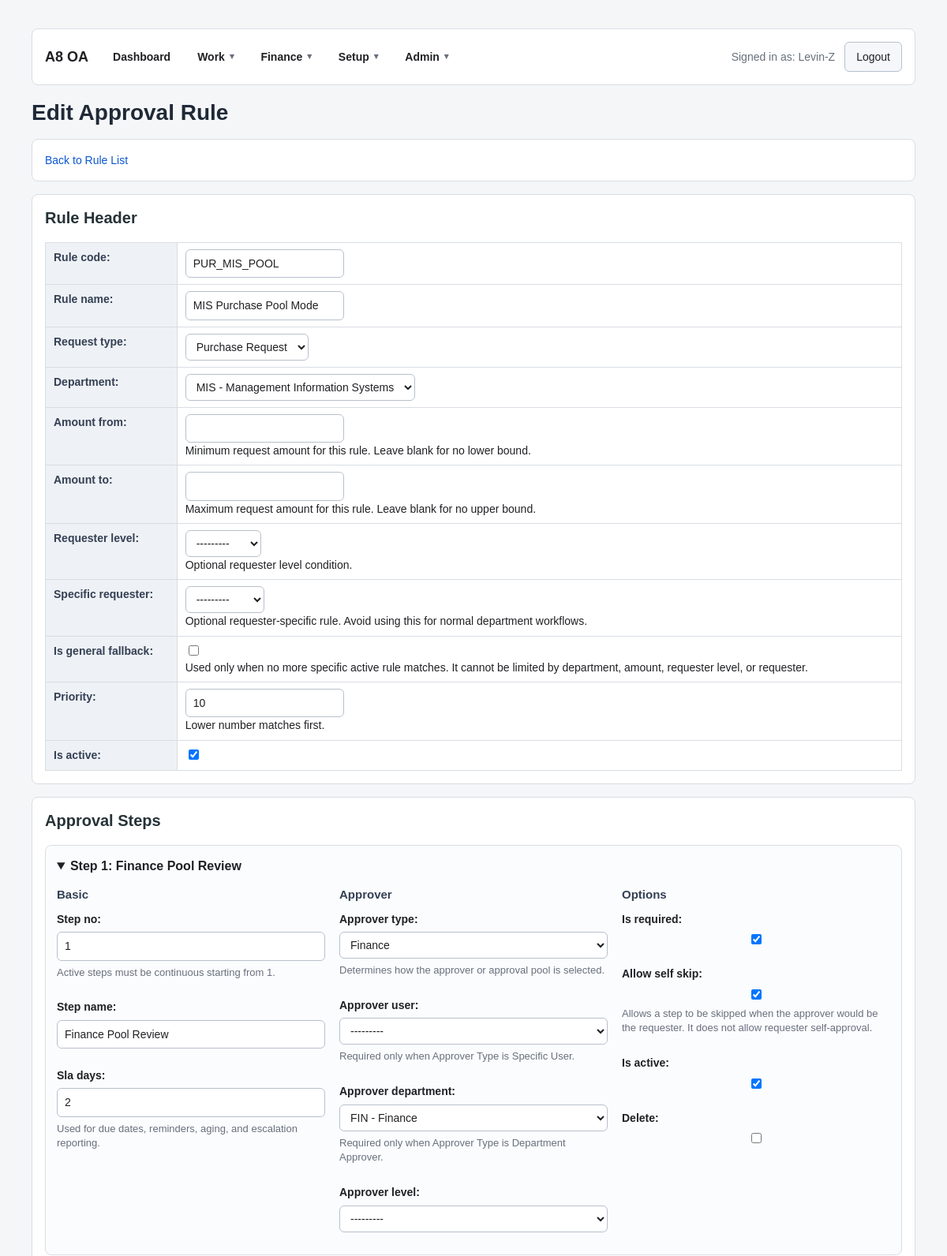
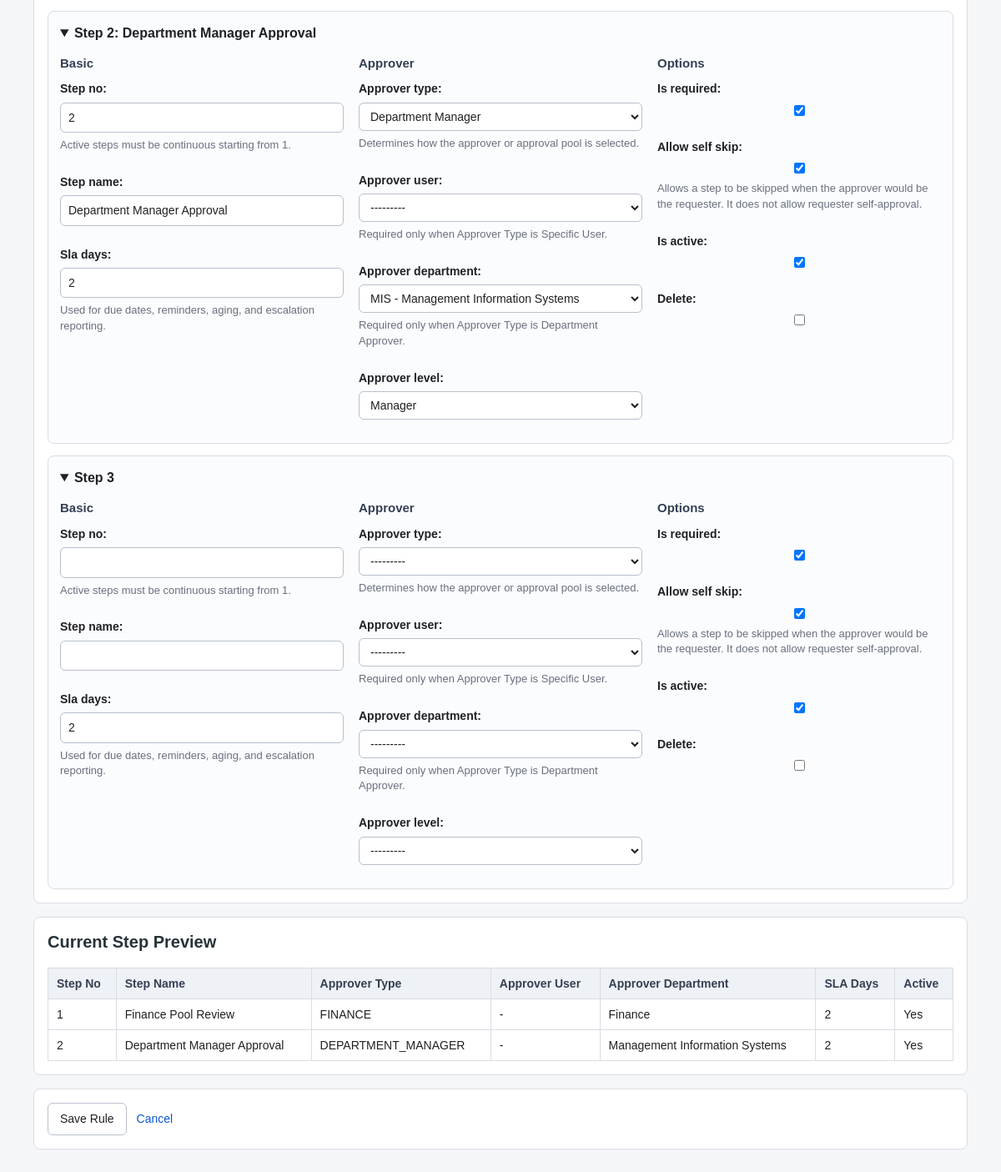
The app's page /approvals/rules/2/edit/ (signed in) with its own data (2 pictures, top to bottom).
### accounts/models.py (models this page shows)
class User(AbstractUser):
    employee_id = models.CharField(max_length=30, blank=True, default="")
    display_name = models.CharField(max_length=150, blank=True, default="")
    job_title = models.CharField(max_length=100, blank=True, default="")
    phone = models.CharField(max_length=30, blank=True, default="")
    approval_level = models.CharField(
        max_length=20,
        choices=ApprovalLevel,
        default=ApprovalLevel.STAFF,
    )
    primary_department = models.ForeignKey(
        "Department",
        null=True,
        blank=True,
        on_delete=models.SET_NULL,
        related_name="primary_users",
    )
    can_approve_all_departments = models.BooleanField(default=False)
    class Meta:
        db_table = "PS_A8_USER"
        verbose_name = "User"
        verbose_name_plural = "Users"
    def __str__(self):
        return self.display_name or self.username

### approvals/models.py (models this page shows, shortened)
class ApprovalRule(models.Model):
    rule_code = models.CharField(max_length=30, unique=True)
    rule_name = models.CharField(max_length=100)
    request_type = models.CharField(max_length=20, choices=RequestType)
    department = models.ForeignKey(
        "accounts.Department",
        null=True,
        blank=True,
        on_delete=models.CASCADE,
        related_name="approval_rules",
    )
    amount_from = models.DecimalField(max_digits=12, decimal_places=2, null=True, blank=True)
    amount_to = models.DecimalField(max_digits=12, decimal_places=2, null=True, blank=True)
    requester_level = models.CharField(
        max_length=20,
        choices=ApprovalLevel,
        blank=True,
        default="",
    )
    specific_requester = models.ForeignKey(
        settings.AUTH_USER_MODEL,
        null=True,
        blank=True,
        on_delete=models.SET_NULL,
        related_name="specific_approval_rules",
    )
    is_general_fallback = models.BooleanField(default=False)
    priority = models.PositiveIntegerField(default=100)
    is_active = models.BooleanField(default=True)
    class Meta:
        db_table = "PS_A8_AP_RULE"
        verbose_name = "Approval Rule"
        verbose_name_plural = "Approval Rules"
        ordering = ["priority", "rule_code"]
        constraints = [
            models.UniqueConstraint(
                fields=["request_type"],
                condition=models.Q(is_active=True, is_general_fallback=True),
                name="uq_active_general_fallback_per_request_type",
            ),
        ]

class ApprovalRuleStep(models.Model):
    rule = models.ForeignKey(
        ApprovalRule,
        on_delete=models.CASCADE,
        related_name="steps",
    )
    step_no = models.PositiveIntegerField()
    step_name = models.CharField(max_length=100)
    approver_type = models.CharField(max_length=30, choices=ApproverType)
    approver_user = models.ForeignKey(
        settings.AUTH_USER_MODEL,
        null=True,
        blank=True,
        on_delete=models.SET_NULL,
        related_name="approval_rule_steps_as_user",
    )
    approver_department = models.ForeignKey(
        "accounts.Department",
        null=True,
        blank=True,
        on_delete=models.SET_NULL,
        related_name="approval_rule_steps_as_department",
    )
    approver_level = models.CharField(
        max_length=20,
        choices=ApprovalLevel,
        blank=True,
        default="",
    )
    is_required = models.BooleanField(default=True)
    allow_self_skip = models.BooleanField(default=True)
    is_active = models.BooleanField(default=True)
    sla_days = models.PositiveIntegerField(default=2)
    class Meta:
        db_table = "PS_A8_AP_STEP"
        verbose_name = "Approval Rule Step"
        verbose_name_plural = "Approval Rule Steps"
        ordering = ["rule", "step_no"]
        unique_together = ("rule", "step_no")

### approvals/views.py (the view)
# urls.py: path("rules/<int:pk>/edit/", views.rule_edit, name="rule_edit"),
@login_required
def rule_edit(request, pk):
    _enforce_rule_admin_permission(request.user)
    rule = get_object_or_404(
        ApprovalRule.objects.select_related("department", "specific_requester"),
        pk=pk,
    )
    if request.method == "POST":
        form = ApprovalRuleForm(request.POST, instance=rule)
        formset = ApprovalRuleStepFormSet(request.POST, instance=rule, prefix="steps")
        if form.is_valid() and formset.is_valid():
            with transaction.atomic():
                rule = form.save()
                formset.save()
            messages.success(request, f"Approval rule '{rule.rule_code}' updated successfully.")
            return redirect("approvals:rule_edit", pk=rule.pk)
    else:
        form = ApprovalRuleForm(instance=rule)
        formset = ApprovalRuleStepFormSet(instance=rule, prefix="steps")
    step_preview_rows = list(
        rule.steps.order_by("step_no").values(
            "step_no",
            "step_name",
            "approver_type",
            "approver_user__username",
            "approver_department__dept_name",
            "sla_days",
            "is_active",
        )
    )
    context = {
        "page_mode": "edit",
        "form": form,
        "formset": formset,
        "rule": rule,
        "step_preview_rows": step_preview_rows,
    }
    return render(request, "approvals/rule_edit.html", context)

### approvals/forms.py (shortened to what this page needs)
class ApprovalRuleForm(forms.ModelForm):
    class Meta:
        model = ApprovalRule
        fields = [
            "rule_code",
            "rule_name",
            "request_type",
            "department",
            "amount_from",
            "amount_to",
            "requester_level",
            "specific_requester",
            "is_general_fallback",
            "priority",
            "is_active",
        ]
        help_texts = {
            "priority": "Lower number matches first.",
            "is_general_fallback": "Used only when no more specific active rule matches. It cannot be limited by department, amount, requester level, or requester.",
            "amount_from": "Minimum request amount for this rule. Leave blank for no lower bound.",
            "amount_to": "Maximum request amount for this rule. Leave blank for no upper bound.",
            "requester_level": "Optional requester level condition.",
            "specific_requester": "Optional requester-specific rule. Avoid using this for normal department workflows.",
        }

### accounts/models.py (called while the page is built)
    def __str__(self):
        return f"{self.dept_code} - {self.dept_name}"

### approvals/views.py (called while the page is built)
def _enforce_rule_admin_permission(user):
    if not user.is_authenticated:
        raise PermissionDenied
    if not user.is_staff:
        raise PermissionDenied

### common/context_processors.py (called while the page is built)
def top_navigation(request):
    can_create_project = False
    if request.user.is_authenticated:
        can_create_project = user_can_create_project(request.user)
    return {
        "top_navigation": build_navigation_for_user(request.user, request),
        "can_create_project": can_create_project,
        "can_view_system_setup": can_view_system_setup(request.user),
    }

### common/navigation.py (called while the page is built)
def _can_work(user):
    return user.is_authenticated

def _can_accounting(user):
    return can_perform_accounting_work(user)

def _can_setup(user):
    return can_manage_finance_setup(user)

def _can_admin(user):
    return can_use_django_admin(user)

def _can_system_setup(user):
    return can_view_system_setup(user)

def _can_create_project(user):
    return user.is_authenticated and user_can_create_project(user)

def _item(label, route_name, *, permission=None, active_names=None):
    active_names = active_names or [route_name]
    return {
        "label": label,
        "url": reverse(route_name),
        "permission": permission or _can_work,
        "active_names": active_names,
        "active": False,
    }

### approvals/templates/approvals/rule_edit.html (shortened to what this page needs)
{% extends "purchase/base.html" %}
{% block page_title %}
    {% if page_mode == "create" %}Create Approval Rule{% else %}Edit Approval Rule{% endif %}
{% endblock %}
{% block content %}
<div class="card">
    <div class="action-row">
        <a href="{% url 'approvals:rule_list' %}">Back to Rule List</a>
    </div>
</div>
<form method="post">
    <div class="card">
        <h2>Rule Header</h2>
        <table>
            {{ form.as_table }}
        </table>
    </div>
    <div class="card">
        <h2>Approval Steps</h2>
        <div class="approval-step-editor">
            {% for step_form in formset %}
            <details class="approval-step-card" open>
                <summary>Step {{ forloop.counter }}{% if step_form.step_name.value %}: {{ step_form.step_name.value }}{% endif %}</summary>
                <div class="form-grid">
                    <div class="form-section">
                        <h3>Basic</h3>
                        {% include "includes/form_field.html" with field=step_form.step_no %}
                        {% include "includes/form_field.html" with field=step_form.step_name %}
                        {% include "includes/form_field.html" with field=step_form.sla_days %}
                    </div>
                    <div class="form-section">
                        <h3>Approver</h3>
                        {% include "includes/form_field.html" with field=step_form.approver_type %}
                        {% include "includes/form_field.html" with field=step_form.approver_user %}
                        {% include "includes/form_field.html" with field=step_form.approver_department %}
                        {% include "includes/form_field.html" with field=step_form.approver_level %}
                    </div>
                    <div class="form-section">
                        <h3>Options</h3>
                        {% include "includes/form_field.html" with field=step_form.is_required %}
                        {% include "includes/form_field.html" with field=step_form.allow_self_skip %}
                        {% include "includes/form_field.html" with field=step_form.is_active %}
                        {% if step_form.DELETE %}
                        {% include "includes/form_field.html" with field=step_form.DELETE %}
                        {% endif %}
                    </div>
                </div>
            </details>
            {% endfor %}
        </div>
    </div>
    {% if rule and step_preview_rows %}
    <div class="card">
        <h2>Current Step Preview</h2>
        <table>
            <thead>
                <tr>
                    <th>Step No</th>
                    <th>Step Name</th>
                    <th>Approver Type</th>
                    <th>Approver User</th>
                    <th>Approver Department</th>
                    <th>SLA Days</th>
                    <th>Active</th>
                </tr>
            </thead>
            <tbody>
                {% for row in step_preview_rows %}
                <tr>
                    <td>{{ row.step_no }}</td>
                    <td>{{ row.step_name }}</td>
                    <td>{{ row.approver_type }}</td>
                    <td>{{ row.approver_user__username|default:"-" }}</td>
                    <td>{{ row.approver_department__dept_name|default:"-" }}</td>
                    <td>{{ row.sla_days }}</td>
                    <td>{% if row.is_active %}Yes{% else %}No{% endif %}</td>
                </tr>
                {% empty %}
                <tr>
                    <td colspan="7">No steps configured.</td>
                </tr>
                {% endfor %}
            </tbody>
        </table>
    </div>
    {% endif %}
    <div class="card">
        <div class="action-row">
            <button type="submit">Save Rule</button>
            <a href="{% url 'approvals:rule_list' %}">Cancel</a>
        </div>
    </div>
</form>
{% endblock %}

### templates/includes/top_nav.html (shortened to what this page needs)
<header class="top-nav card">
    {% if request.user.is_authenticated %}
    <div class="nav-brand">
        <a href="{% url 'dashboard:home' %}">A8 OA</a>
    </div>
    <nav class="nav-groups" aria-label="Primary navigation">
        {% if top_navigation.dashboard %}
        <a
            class="nav-direct-link{% if top_navigation.dashboard.active %} is-active{% endif %}"
            href="{{ top_navigation.dashboard.url }}"
        >
            {{ top_navigation.dashboard.label }}
        </a>
        {% endif %}
        {% for group in top_navigation.groups %}
            {% include "includes/dropdown_nav.html" with group=group %}
        {% endfor %}
    </nav>
    <div class="nav-user">
        <span class="muted">Signed in as: {{ request.user }}</span>
        <form method="post" action="{% url 'logout' %}" class="inline-form">
            <button type="submit" class="btn btn-secondary">Logout</button>
        </form>
    </div>
    {% else %}
    <div class="nav-brand">
        <a href="{% url 'login' %}">A8 OA</a>
    </div>
    <a href="{% url 'login' %}" class="btn btn-primary">Login</a>
    {% endif %}
</header>

### static/css/app.css (style rules this page uses)
* { box-sizing: border-box; }
html { min-height: 100%; }
body { min-height: 100%; margin: 0; background: #f5f6f8; color: #202124; font-family: Arial, sans-serif; font-size: 14px; line-height: 1.45; }
a { color: #0b57d0; text-decoration: none; }
.muted { color: #68707d; }
.top-nav { display: grid; grid-template-columns: auto minmax(0, 1fr) auto; gap: 18px; align-items: center; margin-bottom: 16px; overflow: visible; }
.nav-brand { font-size: 18px; font-weight: 700; white-space: nowrap; }
.nav-brand a { color: #202124; }
.nav-groups { display: flex; gap: 8px; flex-wrap: wrap; min-width: 0; }
.nav-direct-link, .nav-menu-trigger { display: inline-flex; min-height: 34px; align-items: center; padding: 8px 12px; border: 1px solid transparent; border-radius: 6px; background: transparent; color: #202124; font-weight: 700; white-space: nowrap; }
.nav-user { display: flex; gap: 12px; align-items: center; justify-content: flex-end; flex-wrap: wrap; }
.card { margin: 16px; padding: 16px; background: #ffffff; border: 1px solid #d9dde3; border-radius: 8px; }
.card h2 { margin-top: 0; margin-bottom: 18px; color: #263238; font-size: 20px; line-height: 1.3; }
.action-row { display: flex; gap: 12px; flex-wrap: wrap; align-items: center; }
.inline-form { display: inline; margin: 0; }
button, .btn { display: inline-flex; align-items: center; justify-content: center; min-height: 34px; padding: 8px 14px; border: 1px solid #b8c0cc; border-radius: 6px; background: #ffffff; color: #202124; font: inherit; cursor: pointer; }
.btn-secondary { background: #f5f7fb; }
input, select, textarea { max-width: 100%; border: 1px solid #b8c0cc; border-radius: 6px; padding: 7px 9px; background: #ffffff; color: #202124; font: inherit; }
.form-field label { font-weight: 700; }
.approval-step-editor { display: grid; gap: 14px; }
.approval-step-card { padding: 14px; border: 1px solid #d9dde3; border-radius: 8px; background: #fbfcfe; }
.approval-step-card > summary { cursor: pointer; font-weight: 700; font-size: 16px; }
.form-grid { display: grid; grid-template-columns: repeat(3, minmax(0, 1fr)); gap: 18px; margin-top: 14px; }
.form-section { display: grid; gap: 10px; align-content: start; }
.form-section h3 { margin: 0; font-size: 15px; color: #344054; }
table, .data-table { width: 100%; border-collapse: collapse; background: #ffffff; }
th, td, .data-table th, .data-table td { padding: 8px 10px; border: 1px solid #d9dde3; text-align: left; vertical-align: top; }
th, .data-table th { background: #eef1f5; color: #344054; font-weight: 700; }

### records on screen
User: user "Levin-Z"
ApprovalRule: rule_code "PUR_MIS_POOL", rule_name "MIS Purchase Pool Mode", request_type "Purchase Request", department "MIS - Management Information Systems", requester_level "---------", specific_requester "---------", priority "10", is_active "☑"
ApprovalRuleStep: step_name.value "Finance Pool Review", step_no "1", step_name "Finance Pool Review", approver_type "FINANCE", approver_user__username "-", approver_department__dept_name "Finance", sla_days "2"
ApprovalRuleStep: step_name.value "Department Manager Approval", step_no "2", step_name "Department Manager Approval", approver_type "DEPARTMENT_MANAGER", approver_user__username "-", approver_department__dept_name "Management Information Systems", sla_days "2"

### other values on screen
{{ top_navigation.dashboard.label }} "Dashboard"
{{ group.label }} "Work" "Finance" "Setup" "Admin"
{{ field.label_tag }} "Step no: Step name: Sla days: Approver type: Approver user: Approver department: Approver level: Is required: Allow self skip: Is active: Delete:" "Step no: Step name: Sla days: Approver type: Approver user: Approver department: Approver level: Is required: Allow self skip: Is active: Delete:" "Step no: Step name: Sla days: Approver type: Approver user: Approver department: Approver level: Is required: Allow self skip: Is active: Delete:"
